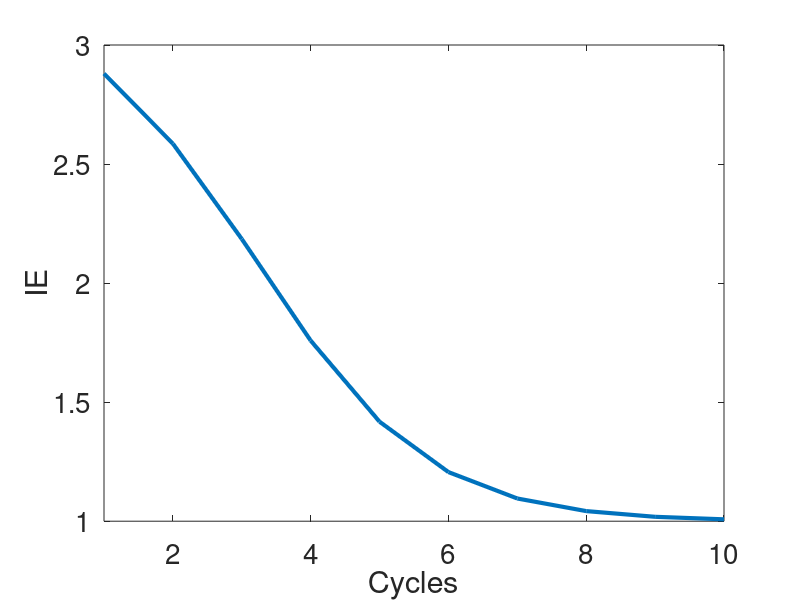
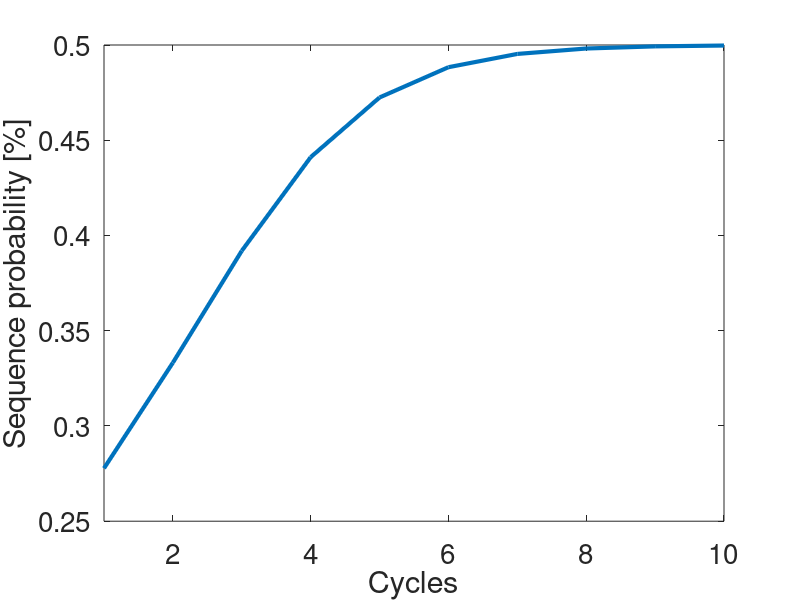

Recreate these plots in MATLAB, in order.
function data_prediction_for_input_data_and_calculated_alpha
clear all

% input your data
data = [5,5,1,1,1,1,1,1,1,1];
data = data./sum(data);


% data = ones(5562,1) * (1-0.2)/5561;
% data(1) = 0.2;

% data = ones(901,1);
% data(1) = 100;
% total_count = zeros(3,1);
% total_category = zeros(3,1);
% total_count(1) = sum(data);
% total_category(1)=nnz(data);
% N_num = 1000;
% [P0_count, P1_count, P2_count, P3_count] = data_274_library;
% data = P0_count./sum(P0_count);
% N_num = length(P0_count);

% data = data./sum(data);
% N_num = 10;
% sum(data)

% number of NADEL cycles
num_loops = 10;

% alpha values fitted from other data
alpha = 0.76;


top_p = zeros(num_loops,1);
Eff_loops = zeros(num_loops, 1);

[val, target_index1]  = max(data);

top_p(1) = data(target_index1);


temp = nonzeros(data);
Efficiency = - temp.*log2(temp); 
Eff_loops(1)  = sum(Efficiency);

for loops = 2:num_loops
total = sum(data.^2) + (1-alpha) * sum(data.*(1-data));
new_data = (data.^2 + (1-alpha) * data.*(1-data))/total;

top_p(loops) = new_data(target_index1);

temp = nonzeros(new_data);
Efficiency = - temp.*log2(temp);
Eff_loops(loops)  = sum(Efficiency);

data = new_data;
end

figure(1)
plot(Eff_loops, '-', 'LineWidth',3);
hold on
xlim([1,num_loops])
ylabel('IE')
xlabel('Cycles')
set(gca,'FontSize',20)
file_out2 = './IE_prediction.png';
saveas(gcf,file_out2)


figure(2)
% legend('alpha = 1', 'alpha = 0.8', 'alpha = 0.6', 'alpha = 0.4', 'alpha = 0.2', 'alpha = 0','Location','northeast')
plot(top_p, '-', 'LineWidth',3);
hold on
ylabel('Sequence probability [%]')
xlabel('Cycles')
xlim([1,num_loops])
set(gca,'FontSize',20)
file_out2 = './Top_probability_prediction.png';
saveas(gcf,file_out2)


end
